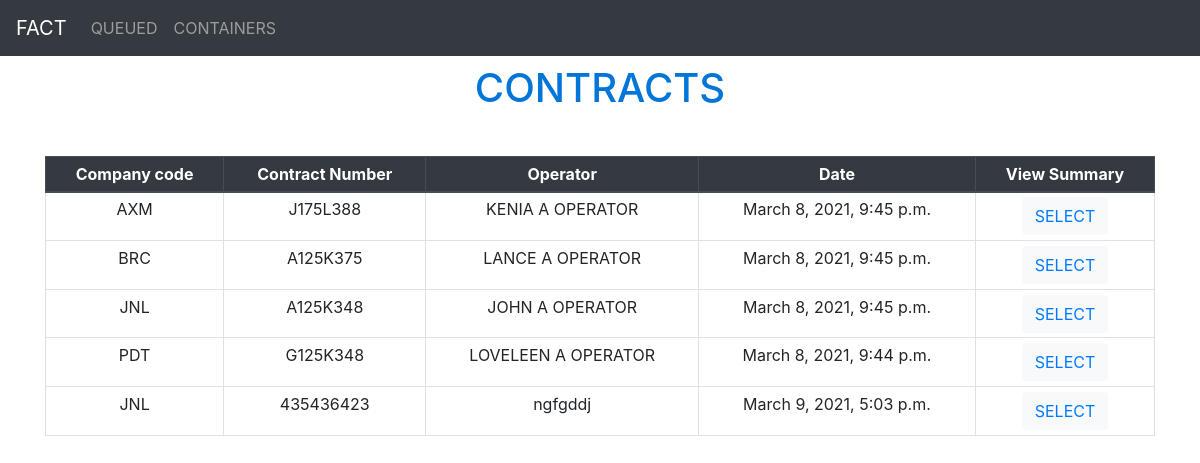
The app's page /, older data.
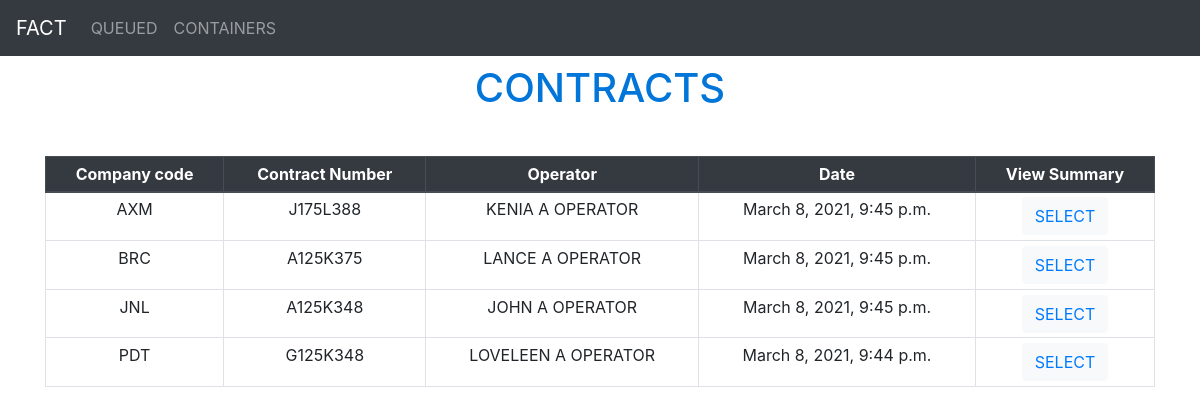
The same page, newer data.
### contracts/models.py (models this page shows, shortened)
class Contract(models.Model):
    contract_number = models.CharField(max_length=10)
    company_code = models.CharField(max_length=3)
    product = models.CharField(max_length=25)
    operator = models.CharField(max_length=50)
    total_weight = models.PositiveIntegerField()
    contract_date = models.DateTimeField(default=timezone.now)
    restrictions = models.CharField(max_length=20)
    curr_containers = models.JSONField()
    pend_containers = models.JSONField(null=True, blank=True)
    contract_date_updated_at = models.DateTimeField(auto_now=True)

### pages/views.py (the view)
# urls.py: path('', ContractsListView.as_view(), name='home'),
class ContractsListView(ListView):
    model = Contract
    context_object_name = "contracts"
    template_name = 'home.html'

### templates/home.html
{% extends 'base.html' %} {% block title %}FACT Pending{% endblock title %}
{% block content %}
<div>
  <h1 style="text-align:center; color:#0275d8; margin-bottom: 1.1em;">CONTRACTS</h1>
  <table class="table table-bordered table-hover table-sm" style="width: 100%;">
    <thead class="thead-dark" style="text-align: center;">
      <tr>
        <th scope="col">Company code</th>
        <th scope="col">Contract Number</th>
        <th scope="col">Operator</th>
        <th scope="col">Date</th>
        <th scope="col">View Summary</th>
      </tr>
    </thead>
    {% for contract in contracts %}
    {% if not contract.pend_containers %}
    <tr style="text-align: center;">
      <td scope="row">{{ contract.company_code }}</td>
      <td scope="row">{{ contract.contract_number }}</td>
      <td scope="row">{{ contract.operator }}</td>
      <td scope="row">{{ contract.contract_date }}</td>
      <td scope="row" style="text-align: center;">
        <button type="button" class="btn btn-light"><a href="{% url 'contract_detail' contract.id %}">SELECT</a></button>
      </td>
    </tr>
    {% endif %}
    {% endfor %}
  </table>
</div>
{% endblock content %}

Row changes from the older to the newer data that the page shows:
no longer on this page (row edited): Contract: company_code "JNL", contract_number "435436423", operator "ngfgddj", contract_date "March 9, 2021, 5:03 p.m."
